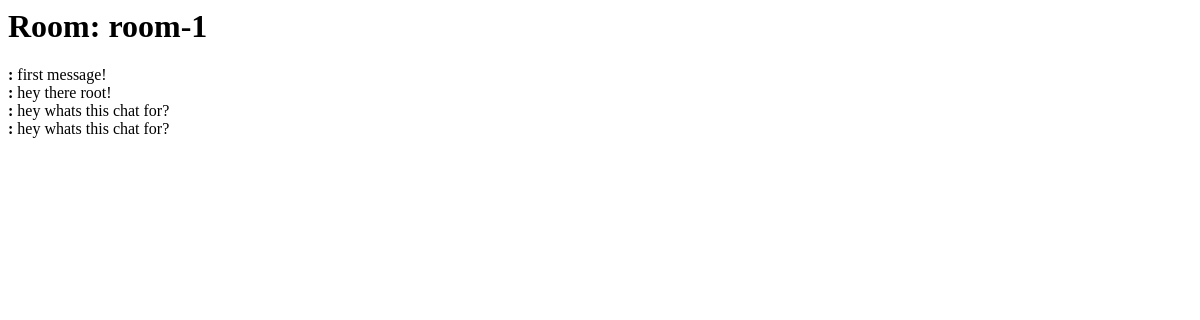
Before: /chat-app/room/1 with the older database file.
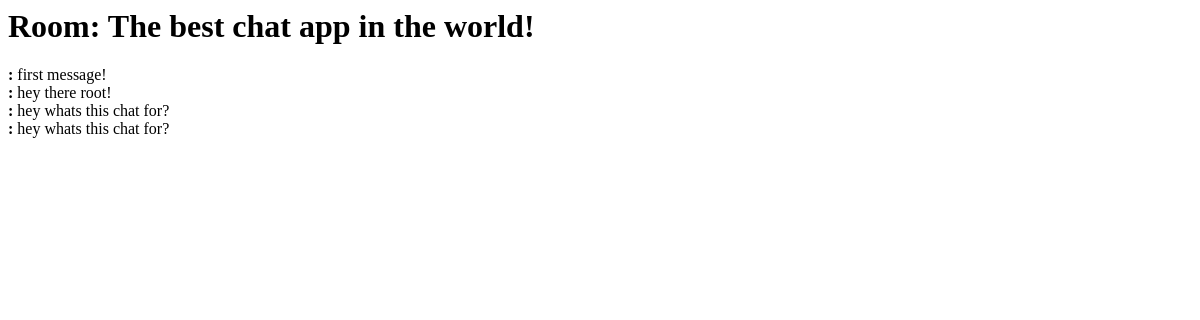
After: the same page with the newer database file.
### chat_app/models.py (models this page shows, shortened)
class ChatRoom(models.Model):
    name = models.CharField(max_length=50)
    owner = models.ForeignKey(User, on_delete=models.CASCADE, related_name="chat_rooms")

### chat_app/views.py (the view)
# urls.py: path('room/<int:pk>', views.ChatRoomDetailView.as_view(), name="room"),
class ChatRoomDetailView(DetailView):
    model = ChatRoom
    template_name = "chat_app/room.html"
    def get_context_data(self, **kwargs):
        context = super().get_context_data(**kwargs)
        chat_room = self.object
        messages = Message.objects.filter(chatRoom=chat_room)
        context['messages'] = messages
        return context

### chat_app/templates/chat_app/room.html (shortened to what this page needs)
<h1>Room: {{chatroom.name}}</h1>
<div class="messages">
    {% for message in messages %}
    <div class="message">
        <strong>{{ message.user.username }}:</strong> {{ message.content }}
    </div>
    {% empty %}
    <p>No messages in this room yet.</p>
    {% endfor %}
</div>

Changed rows visible on the page:
changed ChatRoom: name "room-1" → "The best chat app in the world!"
